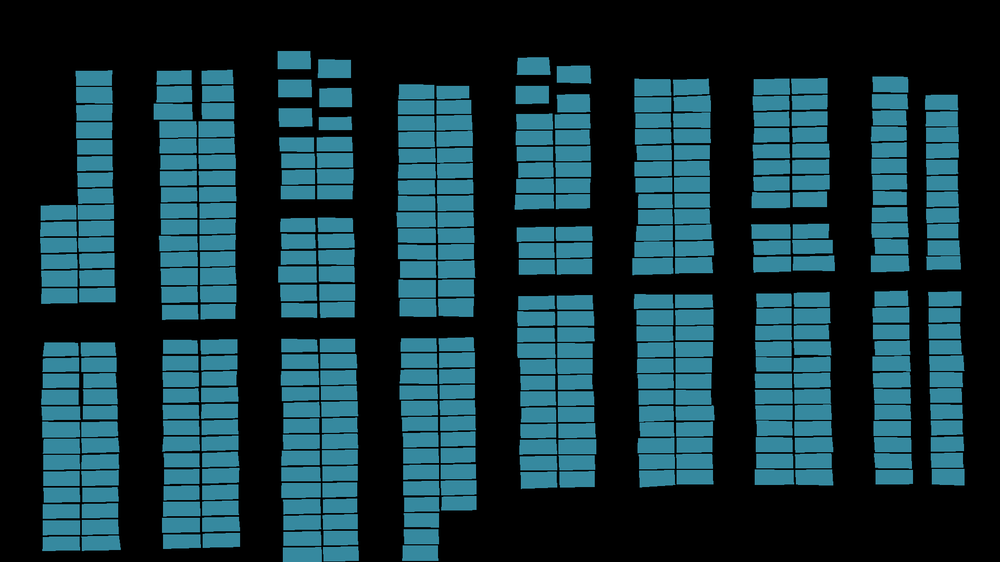
#> input picture carParking/tools/cvat annotations/parking1.png, 1000 x 562 px, shrunk from 1920 x 1080 before the run
$ python -i extract_bounding_boxes.py   (imports and definitions only)
#> lines starting #> are read from the running program, lines starting #| are printed output that depends on the picture; after the words box and inside, x2 and y2 are one past the last pixel; in counts of white or black regions, pixels touching at a corner belong together
import cv2 as cv
import numpy as np


def extract_parking_spots(binary_image):
    id = 0
    # Find contours in the binary image
    contours, _ = cv.findContours(
        binary_image, cv.RETR_EXTERNAL, cv.CHAIN_APPROX_SIMPLE)

    # Iterate through each contour and extract bounding boxes
    bounding_boxes = []
    for contour in contours:
        x, y, w, h = cv.boundingRect(contour)
        # Storing bounding box coordinates
        bounding_boxes.append((x, y, x + w, y + h,id))
        id += 1

    # Draw bounding boxes on the original image (for visualization)
    # Convert to BGR for drawing
    output_image = cv.cvtColor(binary_image, cv.COLOR_GRAY2BGR)
    for box in bounding_boxes:
        # Draw rectangles
        cv.rectangle(output_image, (box[0], box[1]),
                     (box[2], box[3]), (0, 255, 0), 2)

    return bounding_boxes

>>> import cv2
>>> picture = cv2.imread('../../tools/cvat annotations/parking1.png', cv2.IMREAD_GRAYSCALE)
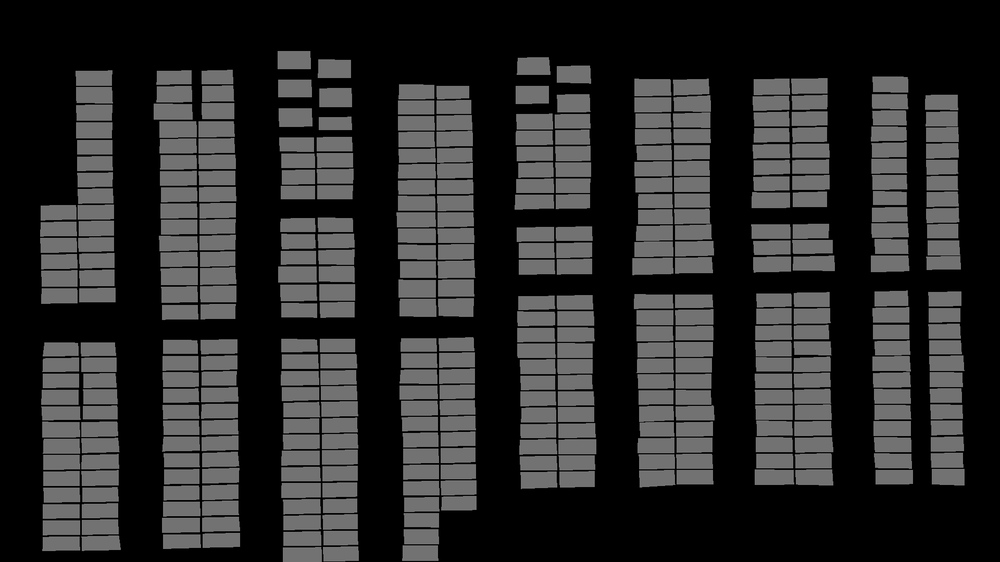
#> picture: shape (562, 1000); min 0, max 137, mean 43.1
>>> result = extract_parking_spots(picture)
#> in extract_parking_spots, `contours, _ = cv.findContours( binary_image, cv.RETR_EXTERNAL, cv.CHAI..`: contours = 414 contours, 341 with area under 20; largest, box (x1, y1, x2, y2) and area: (396, 85, 477, 317) 15080, (278, 370, 360, 562) 14044, (632, 292, 716, 488) 13854, (399, 336, 478, 528) 11546, (157, 121, 238, 320) 11530
#> the loop in extract_parking_spots, `for contour in contours:` made 414 passes
#> (contour, x, y, w, h) on passes 1 to 3: ([[440, 558], [440, 560]], 440, 558, 1, 3), ([[85, 552], [108, 552]], 85, 552, 24, 1), ([[172, 550], [188, 550]], 172, 550, 17, 1)
#> after the loop in extract_parking_spots, `for contour in contours:`: bounding_boxes = 414 items, first 6: (440, 558, 441, 561, 0), (85, 552, 109, 553, 1), (172, 550, 189, 551, 2), (280, 547, 281, 562, 3), (360, 546, 361, 551, 4), (400, 545, 401, 558, 5); id = 414
#> the loop in extract_parking_spots, `for box in bounding_boxes:` made 414 passes
#> after the loop in extract_parking_spots, `for box in bounding_boxes:`:
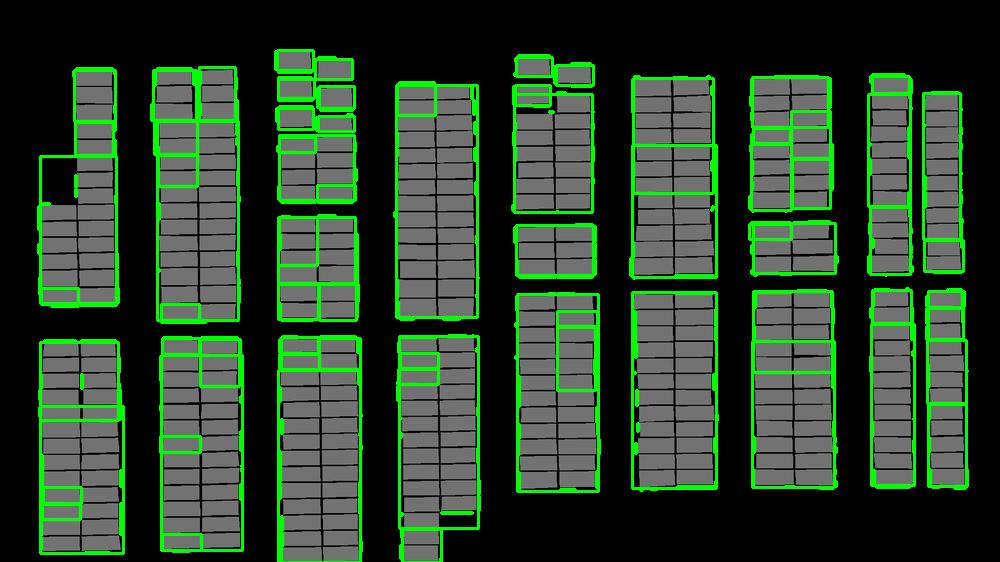
#> output_image: shape (562, 1000, 3); mean B, G, R 41.5, 65.4, 41.5
#> result has the same summary as bounding_boxes in extract_parking_spots

$ run again, on carParking/tools/cvat annotations/parking2.png
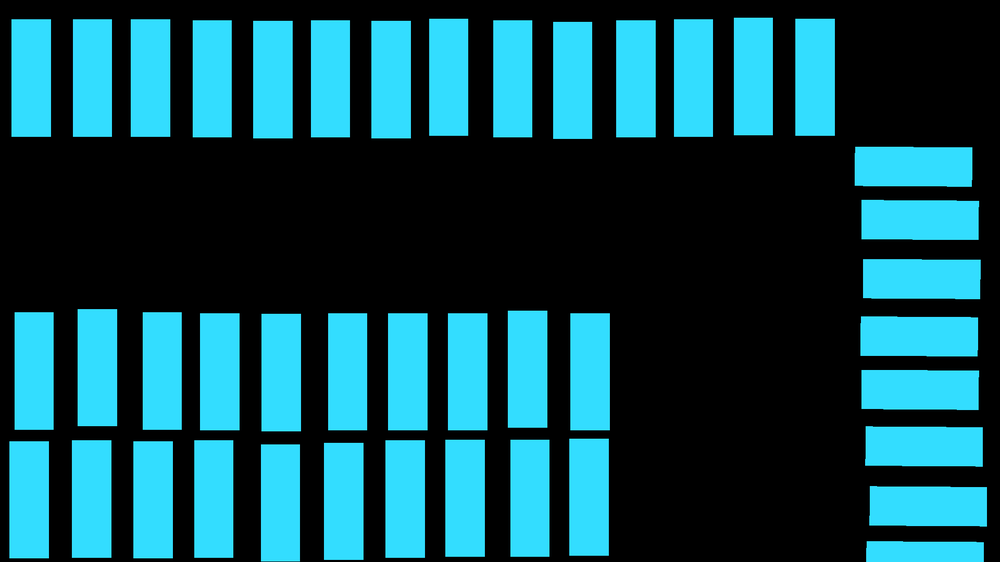
#> input picture carParking/tools/cvat annotations/parking2.png, 1000 x 562 px, shrunk from 1920 x 1080 before the run
#> `picture = cv2.imread('../../tools/cvat annotations/parking1.png', cv2...`:
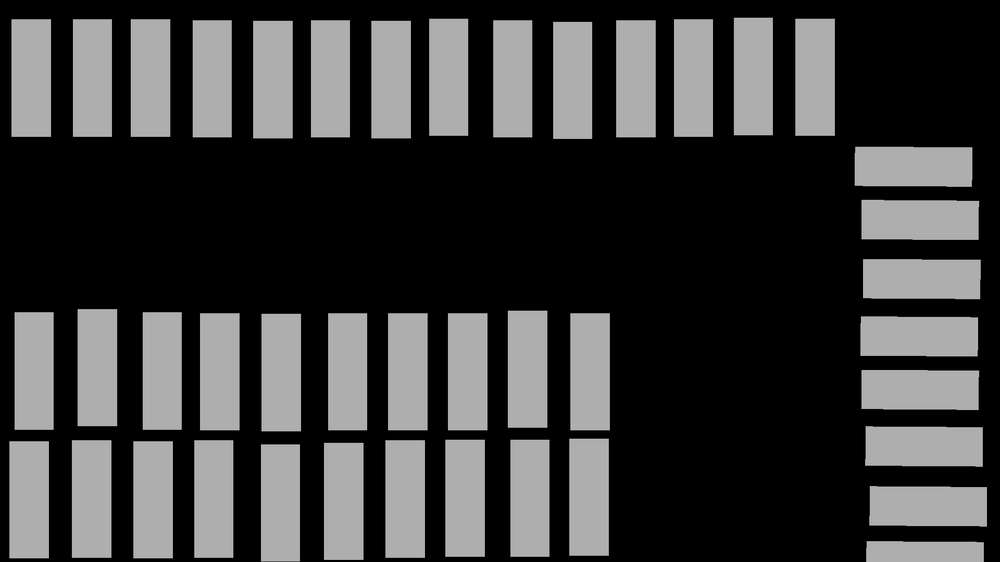
#> picture: shape (562, 1000); min 0, max 196, mean 59.5
#> contours = 158 contours, 116 with area under 20; largest, box (x1, y1, x2, y2) and area: (261, 313, 302, 432) 4720, (371, 20, 412, 139) 4720, (860, 315, 981, 357) 4708, (869, 484, 988, 528) 4690, (323, 442, 364, 561) 4681
#> the loop in extract_parking_spots, `for contour in contours:` made 158 passes
#> (contour, x, y, w, h) on passes 1 to 3: ([[133, 560], [172, 560]], 133, 560, 40, 1), ([[9, 560], [48, 560]], 9, 560, 40, 1), ([[511, 558], [548, 558]], 511, 558, 38, 1)
#> after the loop in extract_parking_spots, `for contour in contours:`: bounding_boxes = 158 items, first 6: (133, 560, 173, 561, 0), (9, 560, 49, 561, 1), (511, 558, 549, 559, 2), (446, 558, 485, 559, 3), (569, 557, 609, 558, 4), (864, 541, 865, 548, 5); id = 158
#> the loop in extract_parking_spots, `for box in bounding_boxes:` made 158 passes
#> after the loop in extract_parking_spots, `for box in bounding_boxes:`:
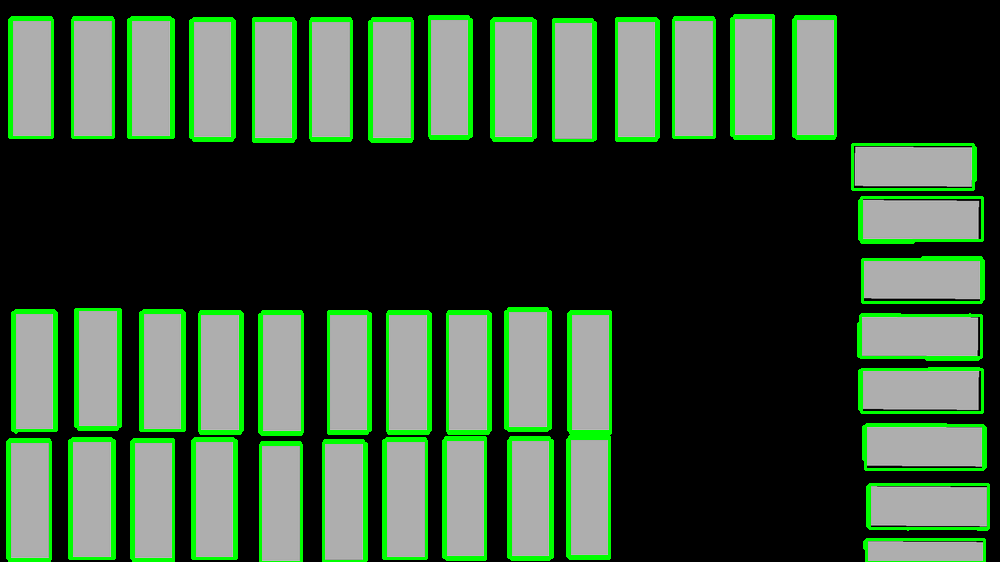
#> output_image: shape (562, 1000, 3); mean B, G, R 55.9, 80.8, 55.9
#> result has the same summary as bounding_boxes in extract_parking_spots
